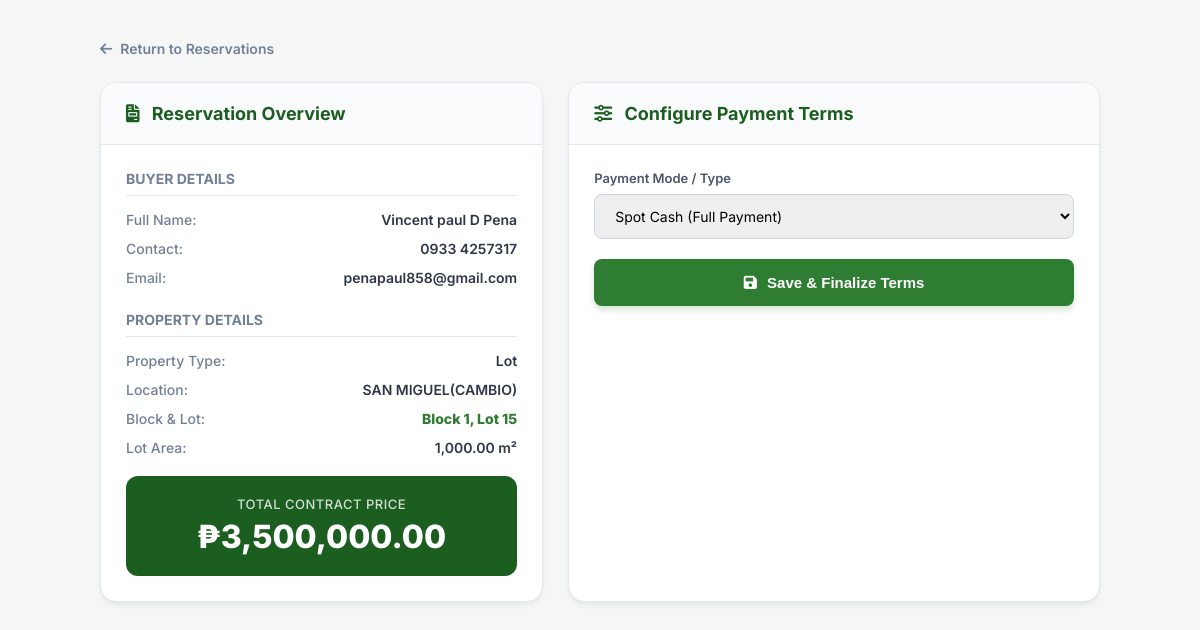
The app's page /payment_terms.php?res_id=15 (signed in) with its own data.
### tables this page shows
CREATE TABLE `reservations` (
  `id` int(11) NOT NULL,
  `user_id` int(11) DEFAULT NULL,
  `contact_number` varchar(20) DEFAULT NULL,
  `email` varchar(100) DEFAULT NULL,
  `birth_date` date DEFAULT NULL,
  `lot_id` int(11) DEFAULT NULL,
  `reservation_date` datetime DEFAULT current_timestamp(),
  `status` enum('PENDING','APPROVED','CANCELLED') DEFAULT 'PENDING',
  `dp_proof` varchar(255) DEFAULT NULL,
  `dp_status` enum('UNPAID','VERIFYING','PAID') DEFAULT 'UNPAID',
  `payment_type` enum('CASH','INSTALLMENT') DEFAULT NULL,
  `installment_months` int(11) DEFAULT NULL,
  `monthly_payment` decimal(12,2) DEFAULT NULL,
  `payment_proof` varchar(255) DEFAULT NULL,
  `notes` text DEFAULT NULL,
  `buyer_address` text DEFAULT NULL,
  `valid_id_file` varchar(255) DEFAULT NULL,
  `selfie_with_id` varchar(255) DEFAULT NULL
);

CREATE TABLE `users` (
  `id` int(11) NOT NULL,
  `fullname` varchar(100) DEFAULT NULL,
  `email` varchar(100) DEFAULT NULL,
  `password` varchar(255) DEFAULT NULL,
  `phone` varchar(20) DEFAULT NULL,
  `role` enum('SUPER ADMIN','ADMIN','MANAGER','AGENT','BUYER') DEFAULT 'BUYER',
  `created_at` timestamp NOT NULL DEFAULT current_timestamp()
);

CREATE TABLE `lots` (
  `id` int(11) NOT NULL,
  `location` varchar(255) DEFAULT NULL,
  `phase_id` int(11) DEFAULT NULL,
  `block_no` varchar(10) DEFAULT NULL,
  `lot_no` varchar(10) DEFAULT NULL,
  `area` decimal(10,2) DEFAULT NULL,
  `price_per_sqm` decimal(10,2) DEFAULT NULL,
  `total_price` decimal(12,2) DEFAULT NULL,
  `status` enum('AVAILABLE','RESERVED','SOLD') DEFAULT 'AVAILABLE',
  `property_overview` text DEFAULT NULL,
  `coordinates` varchar(50) DEFAULT NULL,
  `lot_image` varchar(255) DEFAULT 'default_lot.jpg',
  `property_type` enum('Subdivision','Lot','Land','Farm','Shop','Business') DEFAULT 'Subdivision',
  `latitude` decimal(10,8) DEFAULT NULL,
  `longitude` decimal(11,8) DEFAULT NULL,
  `points` text DEFAULT NULL
);

### payment_terms.php (the view, shortened to what this page needs)
<?php
include 'config.php';
$res_id = (int)$_GET['res_id'];
$stmt = $conn->prepare("
    SELECT r.*, u.fullname, u.phone, u.email, l.block_no, l.lot_no, l.total_price, l.area, l.property_type, l.location
    FROM reservations r
    JOIN users u ON r.user_id = u.id
    JOIN lots l ON r.lot_id = l.id
    WHERE r.id = ?
");
$stmt->bind_param("i", $res_id);
$stmt->execute();
$resData = $stmt->get_result()->fetch_assoc();
$total_price = (float)$resData['total_price'];
?>
<!DOCTYPE html>
<html lang="en">
<head>
    <link rel="stylesheet" href="https://cdnjs.cloudflare.com/ajax/libs/font-awesome/6.0.0/css/all.min.css">
</head>
<body>
    <div class="container">
        <div class="header-actions">
            <a href="reservation.php" class="btn-back"><i class="fa-solid fa-arrow-left"></i> Return to Reservations</a>
        </div>
        <div class="dashboard-grid">
            <div class="card">
                <div class="card-header">
                    <h2><i class="fa-solid fa-file-invoice" style="margin-right: 8px;"></i> Reservation Overview</h2>
                </div>
                <div class="card-body">
                    <h3 style="font-size: 14px; text-transform: uppercase; color: var(--text-muted); border-bottom: 1px solid var(--border); padding-bottom: 8px; margin: 0 0 15px;">Buyer Details</h3>
                    <div class="info-row"><span>Full Name:</span> <span><?= htmlspecialchars($resData['fullname']) ?></span></div>
                    <div class="info-row"><span>Contact:</span> <span><?= htmlspecialchars($resData['phone'] ?? 'N/A') ?></span></div>
                    <div class="info-row"><span>Email:</span> <span><?= htmlspecialchars($resData['email'] ?? 'N/A') ?></span></div>
                    <h3 style="font-size: 14px; text-transform: uppercase; color: var(--text-muted); border-bottom: 1px solid var(--border); padding-bottom: 8px; margin: 25px 0 15px;">Property Details</h3>
                    <div class="info-row"><span>Property Type:</span> <span><?= htmlspecialchars($resData['property_type']) ?></span></div>
                    <div class="info-row"><span>Location:</span> <span><?= htmlspecialchars($resData['location']) ?></span></div>
                    <div class="info-row"><span>Block & Lot:</span> <span style="color: var(--primary); font-weight: 800;">Block <?= htmlspecialchars($resData['block_no']) ?>, Lot <?= htmlspecialchars($resData['lot_no']) ?></span></div>
                    <div class="info-row"><span>Lot Area:</span> <span><?= number_format($resData['area'], 2) ?> m²</span></div>
                    <div class="price-box">
                        <small>Total Contract Price</small>
                        <div class="amount">₱<?= number_format($total_price, 2) ?></div>
                    </div>
                </div>
            </div>
            <div class="card">
                <div class="card-header">
                    <h2><i class="fa-solid fa-sliders" style="margin-right: 8px;"></i> Configure Payment Terms</h2>
                </div>
                <div class="card-body">
                    <form method="POST">
                        <div class="form-group">
                            <label>Payment Mode / Type</label>
                            <select name="payment_type" id="payment_type" class="form-control" onchange="toggleCalculator()" required>
                                <option value="CASH" <?= $resData['payment_type'] == 'CASH' ? 'selected' : '' ?>>Spot Cash (Full Payment)</option>
                            </select>
                        </div>
                        <button type="submit" name="save_terms" class="btn-submit">
                            <i class="fa-solid fa-floppy-disk" style="margin-right: 6px;"></i> Save & Finalize Terms
                        </button>
                    </form>
                </div>
            </div>
        </div>
    </div>
</body>
</html>

### payment_terms.php (style rules this page uses)
:root { --primary: #2e7d32; --primary-dark: #1b5e20; --primary-light: #e8f5e9; --gray-bg: #f4f7f6; --border: #e2e8f0; --text-main: #2d3748; --text-muted: #718096; --shadow: 0 4px 6px -1px rgba(0, 0, 0, 0.05), 0 2px 4px -1px rgba(0, 0, 0, 0.03); }
body { background-color: var(--gray-bg); font-family: 'Inter', sans-serif; color: var(--text-main); margin: 0; padding: 40px 20px; display: flex; justify-content: center; }
.container { max-width: 1000px; width: 100%; }
.header-actions { margin-bottom: 25px; display: flex; align-items: center; }
.btn-back { color: var(--text-muted); text-decoration: none; font-weight: 600; font-size: 14px; display: inline-flex; align-items: center; gap: 8px; transition: color 0.2s; }
.dashboard-grid { display: grid; grid-template-columns: 1fr 1.2fr; gap: 25px; }
.card { background: #ffffff; border-radius: 16px; box-shadow: var(--shadow); border: 1px solid var(--border); overflow: hidden; }
.card-header { padding: 20px 25px; border-bottom: 1px solid var(--border); background: #fafbfc; }
.card-header h2 { margin: 0; font-size: 18px; font-weight: 700; color: var(--primary-dark); }
.card-body { padding: 25px; }
.info-row { display: flex; justify-content: space-between; margin-bottom: 12px; font-size: 14px; }
.info-row span:first-child { color: var(--text-muted); font-weight: 500; }
.info-row span:last-child { font-weight: 600; color: var(--text-main); text-align: right; }
.price-box { background: var(--primary-dark); color: white; padding: 20px; border-radius: 12px; margin-top: 20px; text-align: center; }
.price-box small { display: block; font-size: 13px; opacity: 0.8; font-weight: 500; text-transform: uppercase; letter-spacing: 0.5px; margin-bottom: 5px; }
.price-box .amount { font-size: 32px; font-weight: 800; }
.form-group { margin-bottom: 20px; }
.form-group label { display: block; font-size: 13px; font-weight: 600; color: #4a5568; margin-bottom: 8px; }
.form-control { width: 100%; padding: 12px 16px; border: 1px solid #cbd5e1; border-radius: 8px; font-family: inherit; font-size: 14px; box-sizing: border-box; transition: all 0.2s; }
select.form-control { cursor: pointer; }
.btn-submit { background: var(--primary); color: white; border: none; width: 100%; padding: 15px; border-radius: 8px; font-weight: 700; font-size: 15px; cursor: pointer; transition: all 0.2s; box-shadow: 0 4px 6px rgba(46, 125, 50, 0.2); }

### records on screen
reservations: user.fullname "Vincent paul D Pena", user.phone "0933 4257317", user.email "penapaul858@gmail.com", lot.property_type "Lot", lot.location "SAN MIGUEL(CAMBIO)", lot.block_no "1", lot.lot_no "15", lot.area "1,000.00", lot.total_price "3,500,000.00", payment_type "Spot Cash (Full Payment)"
